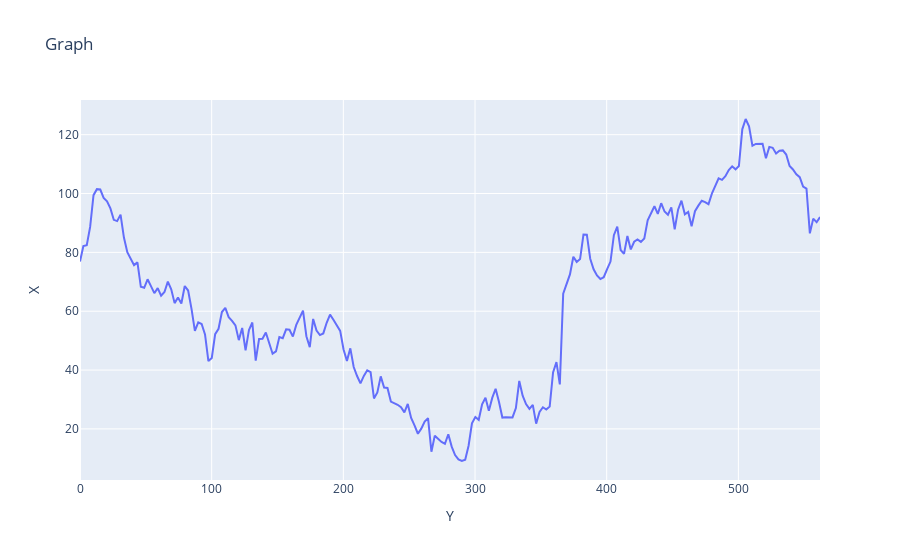

Notebook code for this chart:
### Code cell
graph=pd.read_csv('graph.csv')
fig=px.line(graph,x=graph['Y'],y=graph['X'],title='Graph')
fig.show()

### Figure 1 — Plotly figure (JSON) as saved in the notebook; plotly's stock layout.template omitted (floating-point values rounded to 4 significant figures; data arrays with more than 128 entries replaced by an {"elided": "..."} marker saying what was removed)
{"data": [{"hovertemplate": "Y=%{x}<br>X=%{y}<extra></extra>", "legendgroup": "", "line": {"color": "#636efa", "dash": "solid"}, "marker": {"symbol": "circle"}, "mode": "lines", "name": "", "orientation": "v", "showlegend": false, "type": "scatter", "x": {"elided": "220 float values"}, "xaxis": "x", "y": {"elided": "220 float values"}, "yaxis": "y"}], "layout": {"legend": {"tracegroupgap": 0}, "title": {"text": "Graph"}, "xaxis": {"anchor": "y", "domain": [0, 1], "title": {"text": "Y"}}, "yaxis": {"anchor": "x", "domain": [0, 1], "title": {"text": "X"}}}}
